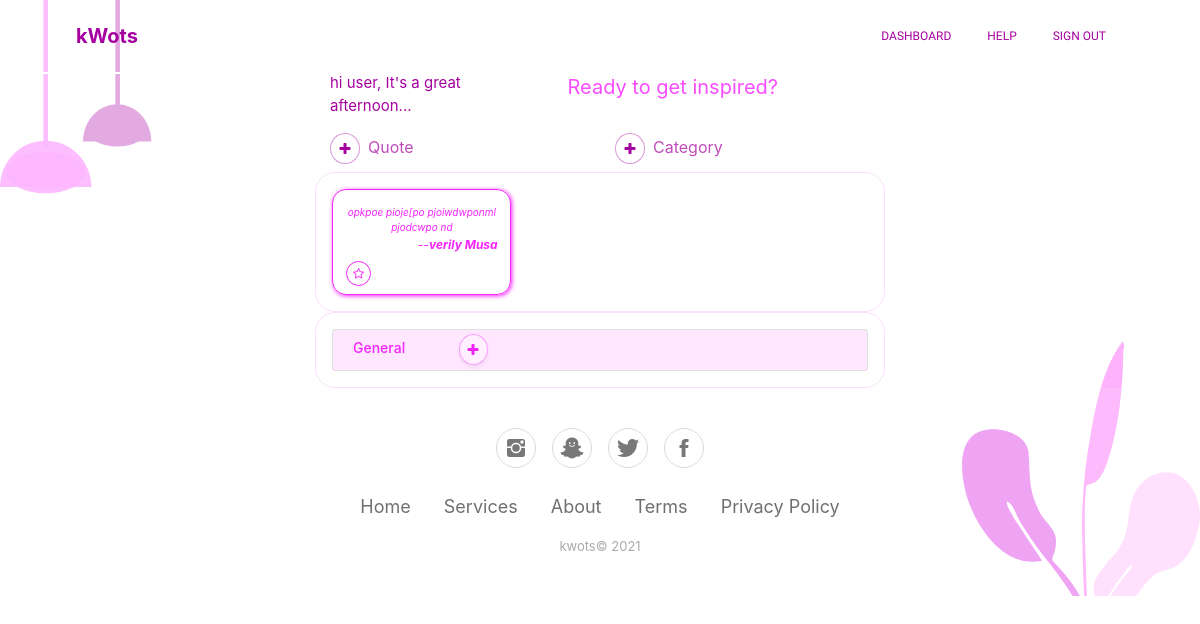
The app's page /user/dashboard (signed in) with its own data.
### app/models.py (models this page shows, shortened)
class User(db.Model, UserMixin):
    __tablename__ = 'users'
    id = db.Column(db.Integer, primary_key = True)
    username = db.Column(db.String, unique = True, nullable = False)
    email = db.Column(db.String, unique = True, nullable = False)
    password = db.Column(db.String, nullable = False)
    quotes = db.relationship('Quote', backref = 'user')
    categories = db.relationship('Category', backref = 'user')

class Quote(db.Model):
    id = db.Column(db.Integer, primary_key = True)
    user_id = db.Column(db.Integer, db.ForeignKey('users.id'))
    author = db.Column(db.String, nullable = False)
    quote = db.Column(db.String, nullable = False)
    date = db.Column(db.DateTime, nullable = False, default = datetime.now())
    favorite = db.Column(db.Boolean, nullable = False, default = False)
    note = db.Column(db.String)
    category_id = db.Column(db.Integer, db.ForeignKey('categories.id'))
    period = db.Column(db.String, default = datetime.now())

class Category(db.Model):
    __tablename__ = 'categories'
    id = db.Column(db.Integer, primary_key = True)
    name = db.Column(db.String, nullable = False, unique = True)
    color_id = db.Column(db.Integer, db.ForeignKey('colors.id'))
    quotes = db.relationship('Quote', backref = 'category')
    icon = db.Column(db.String)
    user_id = db.Column(db.Integer, db.ForeignKey('users.id'))
    description = db.Column(db.String, nullable = True)

### app/user/views.py (the view)
@user_bp.route('/dashboard')
@login_required
def dashboard():
    if datetime.now().hour < 12:
        period = 'morning'
    elif datetime.now().hour > 12 and datetime.now().hour < 4 or 16:
        period = 'afternoon'
    else:
        period = 'evening'
    categories = current_user.categories
    favorites = [i for i in current_user.quotes if i.favorite == 1]
    color = {i.color.name: hex_to_dec(i.color.name) for i in categories}
    print(color)
    return render_template('dashboard.html', categories = categories, favorites = favorites, color = color, period = period)

### app/__init__.py (called while the page is built)
def create_app(config):
    app = Flask(__name__)
    app.config.from_object(config)
    db.init_app(app)
    api = Api(app)
    login_manager = LoginManager(app)
    login_manager.login_view = "auth_bp.login"
    from .auth import auth_bp
    from .quote import quote_bp
    from .user import user_bp
    from .views import main_bp
    from .api import api_bp
    app.register_blueprint(api_bp)
    app.register_blueprint(auth_bp)
    app.register_blueprint(user_bp)
    app.register_blueprint(quote_bp)
    app.register_blueprint(main_bp)
    from .models import Color, Category, Quote, User
    @login_manager.user_loader
    def loader(user_id):
        return User.query.get(int(user_id))
    with app.app_context():
        db.create_all()
        return app

### app/utils.py (called while the page is built)
def hex_to_dec(val):
    n1 = int(val[1:3], 16)
    n2 = int(val[3:5], 16)
    n3 = int(val[5:], 16)
    return ','.join([str(n1), str(n2), str(n3)])

### app/templates/dashboard.html (shortened to what this page needs)
{% extends "base.html" %}
{% block content %}
<div  class= "dash-bg">
    {% include "nav.html" %}
        <div class="container">
            <div class="row">
                <div class="col col-md-3 box d-none d-md-inline-block"></div>
                <div class="col">
                    <div class="row">
                        <div class="col col-12 col-md-5">
                            <p style="font-size: 15px;color: rgb(165,0,160);">hi {{current_user.username }}, It's a great {{ period }}...</p>
                        </div>
                        <div class="col">
                            <p style="font-size: 20px;color: rgba(249,26,255,0.78);">Ready to get inspired?</p>
                        </div>
                    </div>
                    <div class="row mb-2">
                        <div class="col"><a class="btn btn-primary btn-sm border rounded-circle shadow-btn round-btn white-bg mr-2" role="button" style="width: 30px;" href="{{ url_for('quote_bp.add_quote')}}"><i class="fa fa-plus" style="height: 11px;"></i></a><span class="purple-text">Quote</span></div>
                        <div class="col"><a class="btn btn-primary btn-sm border rounded-circle shadow-btn round-btn white-bg mr-2" role="button" style="width: 30px;" href="{{ url_for('quote_bp.add_category')}}"><i class="fa fa-plus" style="height: 11px;"></i></a><span class="purple-text">Category</span></div>
                    </div>
                <div class="row quote-block p-3 pl-1">
                    {% for favorite in favorites  %}
                        <div class="col p-0 col-12 col-md-5 col-lg-4">
                            <div class="quote-block-one" style="color: {{ favorite.category.color.name }}; border: 1px solid {{ favorite.category.color.name }} !important;box-shadow: 1px 1px 4px {{ favorite.category.color.name }};">
                                <p class="text-center" style="font-size: 10px;"><em>{{ favorite.quote }}</em></p>
                                <p class="text-right quote-author-name" style="font-size: 12px;">--<strong><em>{{ favorite.author }}</em></strong></p>
                                <a href="{{ url_for('quote_bp.remove_favorite', quote_id = favorite.id)}}" class="btn btn-primary btn-sm blue-border-btn blue-round-btn blue-white-bg btn-icon mr-1" data-toggle="tooltip" data-bs-tooltip="" style="margin-top: -20px;color: {{ favorite.category.color.name }};border: 1px solid {{ favorite.category.color.name }} !important;" title="Unpin from board"><i class="fa fa-star-o btn-icon" style="font-size: 12px;"></i></a>
                            </div>
                        </div>
                    {% endfor %}
                </div>
                <div class="row quote-block p-3">
                    <div class="col pl-0 pr-0">
                        <div role="tablist" id="accordion-1" class="border-none">
                            <div class="card">
                                {% for category in categories %}
                                <div class="card-header blue-category-header border-none" role="tab" style="background-color: rgba({{ color[category.color.name] }},.1); color: {{ category.color.name }} ; padding-top: 0; padding-bottom: 5px;">
                                    <h5 class="mb-0"><a data-toggle="collapse" aria-expanded="true" aria-controls="accordion-1 .item-{{ category.id }}" href="#accordion-1 .item-{{ category.id }}" class="category-title mr-5" style="color: {{ category.color.name }};">{{ category.name }}</a>
                                        <span>
                                        {% if category.name == 'General' %}
                                            <a href="{{ url_for('quote_bp.add_quote')}}" class="btn btn-primary btn-sm border rounded-circle shadow-sm mt-1 mr-2" data-toggle="tooltip" data-bs-tooltip="" type="button" style="background-color: rgba(255,255,255,.3);color: rgb({{ color[category.color.name] }});width: auto;height: auto;border-color:rgba({{ color[category.color.name] }},.4) !important;" title="Add quote"><i class="fa fa-plus" style="height: 11px;"></i></a>
                                        {% endif %}
                                    </div>
                                {% endfor %}
                            </div>
                        </div>
                    </div>
                </div>
            </div>
            <div class="col d-none d-md-inline-block col-md-3"></div>
        </div>
    </div>
    <div class="footer-basic">
        <footer>
            <div class="social"><a href="#"><i class="icon ion-social-instagram purple-hover"></i></a><a href="#"><i class="icon ion-social-snapchat purple-hover"></i></a><a href="#"><i class="icon ion-social-twitter purple-hover"></i></a><a href="#"><i class="icon ion-social-facebook purple-hover"></i></a></div>
            <ul
                class="list-inline">
                <li class="list-inline-item"><a href="#">Home</a></li>
                <li class="list-inline-item"><a href="#">Services</a></li>
                <li class="list-inline-item"><a href="#">About</a></li>
                <li class="list-inline-item"><a href="#">Terms</a></li>
                <li class="list-inline-item"><a href="#">Privacy Policy</a></li>
                </ul>
                <p class="copyright">kwots© 2021</p>
        </footer>
    </div>
</div>
{% endblock %}

### app/templates/base.html (shortened to what this page needs)
<!DOCTYPE html>
<html>
<head>
    <link rel="stylesheet" href="{{url_for('static', filename = 'bootstrap/css/bootstrap.min.css')}}">
    <link rel="stylesheet" href="{{url_for('static', filename = 'fonts/fontawesome-all.min.css')}}">
    <link rel="stylesheet" href="{{url_for('static', filename = 'fonts/font-awesome.min.css')}}">
    <link rel="stylesheet" href="{{url_for('static', filename = 'fonts/ionicons.min.css')}}">
    <link rel="stylesheet" href="{{url_for('static', filename = 'fonts/fontawesome5-overrides.min.css')}}">
    <link rel="stylesheet" href="{{url_for('static', filename = 'css/Footer-Basic.css')}}">
    <link rel="stylesheet" href="{{url_for('static', filename = 'css/main.css')}}">
    <link rel="stylesheet" href="{{url_for('static', filename = 'css/Navigation-Clean.css')}}">
    <link rel="stylesheet" href="{{url_for('static', filename = 'css/styles.css')}}">
</head>
<body>
    {% block content %}{% endblock content %}
</body>
</html>

### app/templates/nav.html (shortened to what this page needs)
<div class="container">
    <nav class="navbar navbar-light navbar-expand-md navigation-clean" style="background-color: rgba(255,255,255,0);">
        <div class="container"><a class="navbar-brand" href="#" style="color: #a500a0;">kWots</a>
            <div
                class="collapse navbar-collapse" id="navcol-1">
                <ul class="nav navbar-nav ml-auto">
                    {% if current_user.is_anonymous %}
                        <li class="nav-item menu-link" role="presentation"><a class="nav-link" href="{{ url_for('main_bp.index')}}" style="color: #a500a0;font-size: 12px;font-family: Arya, sans-serif;">HOME</a></li>
                        <li class="nav-item menu-link" role="presentation"><a class="nav-link" href="{{ url_for('auth_bp.login') }}" style="color: #a500a0;font-size: 12px;font-family: Arya, sans-serif;">LOGIN</a></li>
                        <li class="nav-item menu-link" role="presentation"><a class="nav-link" href="{{ url_for('auth_bp.register') }}" style="color: #a500a0;font-size: 12px;font-family: Arya, sans-serif;">REGISTER</a></li>
                        <li class="nav-item menu-link" role="presentation"><a class="nav-link" href="dashboard.html" style="color: #a500a0;font-size: 12px;font-family: Arya, sans-serif;">ABOUT</a></li>
                    {% else %}
                        <li class="nav-item menu-link" role="presentation"><a class="nav-link" href="{{ url_for('user_bp.dashboard') }}" style="color: #a500a0;font-size: 12px;font-family: Arya, sans-serif;">DASHBOARD</a></li>
                        <li class="nav-item menu-link" role="presentation"><a class="nav-link" href="#" style="color: #a500a0;font-size: 12px;font-family: Arya, sans-serif;">HELP</a></li>
                        <li class="nav-item menu-link" role="presentation"><a class="nav-link" href="{{ url_for('auth_bp.logout') }}" style="color: #a500a0;font-size: 12px;font-family: Arya, sans-serif;">SIGN OUT</a></li>
                    {% endif %}
                </ul>
        </div>
        </div>
    </nav>
</div>

### app/static/css/Footer-Basic.css (style rules this page uses)
.footer-basic { padding: 40px 0; background-color: rgba(255,255,255,.1); color: #4b4c4d; }
.footer-basic ul { padding: 0; list-style: none; text-align: center; font-size: 18px; line-height: 1.6; margin-bottom: 0; }
.footer-basic li { padding: 0 10px; }
.footer-basic ul a { color: inherit; text-decoration: none; opacity: 0.8; }
.footer-basic .social { text-align: center; padding-bottom: 25px; }
.footer-basic .social > a { font-size: 24px; width: 40px; height: 40px; line-height: 40px; display: inline-block; text-align: center; border-radius: 50%; border: 1px solid #ccc; margin: 0 8px; color: inherit; opacity: 0.75; }
.footer-basic .copyright { margin-top: 15px; text-align: center; font-size: 13px; color: #aaa; margin-bottom: 0; }

### app/static/css/main.css (style rules this page uses)
.round-btn { border-radius: 100%; }
.white-bg { background-color: white; color: rgb(165,0,160); border-color: rgba(165,0,160,.4) !important; }
.blue-white-bg { background-color: white; }
.quote-author-name { margin-top: -15px; }
.blue-round-btn { height: 25px; width: 25px; border-radius: 100px; }
.btn-icon { padding: 0; }
.dash-bg { background-image: url(../img/dash-bg.svg); background-repeat: no-repeat; background-position: top left; background-size: cover; height: 100%; }
.category-title { font-size: 14px; }
.border-none { border: none !important; }
.purple-text { color: rgba(165,0,160,.7); }

### app/static/css/Navigation-Clean.css (style rules this page uses)
.navigation-clean { background: #fff; padding-top: .75rem; padding-bottom: .75rem; color: #333; border-radius: 0; box-shadow: none; border: none; margin-bottom: 0; }
@media (min-width:768px) { .navigation-clean { padding-top: 1rem; padding-bottom: 1rem; } }
.navigation-clean .navbar-brand { font-weight: bold; color: inherit; }
.navigation-clean .navbar-collapse, .navigation-clean .form-inline { border-top-color: #ddd; }
.navigation-clean.navbar .navbar-nav .nav-link { padding-left: 18px; padding-right: 18px; }
.navigation-clean.navbar-light .navbar-nav .nav-link { color: #465765; }

### app/static/css/styles.css (style rules this page uses)
.box { height: 100%; width: 100%; background-color: grey; border: 1px solid white; }
.quote-block { border: 1px solid rgba(211,15,225,.13); border-radius: 20px; }
.quote-block-one { padding-top: 15px; padding-right: 12px; padding-left: 13px; border-radius: 14px; }

### records on screen
User: username "user"
Quote: quote "opkpoe pioje[po pjoiwdwponml pjodcwpo nd", author "verily Musa"
Category: name "General"

### other values on screen
{{ period }} "afternoon"
